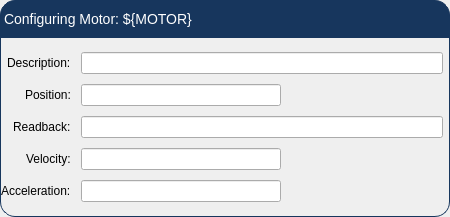
<?xml version="1.0" encoding="UTF-8"?>
<ui version="4.0">
 <class>Form</class>
 <widget class="QWidget" name="Form">
  <property name="geometry">
   <rect>
    <x>0</x>
    <y>0</y>
    <width>450</width>
    <height>217</height>
   </rect>
  </property>
  <property name="windowTitle">
   <string>Form</string>
  </property>
  <layout class="QVBoxLayout" name="verticalLayout">
   <property name="spacing">
    <number>0</number>
   </property>
   <property name="leftMargin">
    <number>0</number>
   </property>
   <property name="topMargin">
    <number>0</number>
   </property>
   <property name="rightMargin">
    <number>0</number>
   </property>
   <property name="bottomMargin">
    <number>0</number>
   </property>
   <item>
    <layout class="QGridLayout" name="gridLayout">
     <item row="0" column="0">
      <widget class="QLabel" name="label">
       <property name="styleSheet">
        <string notr="true">QLabel {
 qproperty-alignment: AlignCenter;
 border: 1px solid #FF17365D;
 border-top-left-radius: 15px;
 border-top-right-radius: 15px;
 background-color: #FF17365D;
 padding: 5px 0px;
 color: rgb(255, 255, 255);
 max-height: 25px;
 font-size: 14px;
}</string>
       </property>
       <property name="text">
        <string>Configuring Motor: ${MOTOR}</string>
       </property>
      </widget>
     </item>
     <item row="1" column="0">
      <widget class="QFrame" name="frame">
       <property name="styleSheet">
        <string notr="true">QFrame#frame{
     border: 1px solid #FF17365D;
     border-bottom-left-radius: 15px;
     border-bottom-right-radius: 15px;
}</string>
       </property>
       <property name="frameShape">
        <enum>QFrame::StyledPanel</enum>
       </property>
       <property name="frameShadow">
        <enum>QFrame::Raised</enum>
       </property>
       <layout class="QVBoxLayout" name="verticalLayout_2">
        <property name="spacing">
         <number>0</number>
        </property>
        <property name="leftMargin">
         <number>0</number>
        </property>
        <property name="topMargin">
         <number>0</number>
        </property>
        <property name="rightMargin">
         <number>0</number>
        </property>
        <property name="bottomMargin">
         <number>0</number>
        </property>
        <item>
         <layout class="QFormLayout" name="formLayout">
          <property name="labelAlignment">
           <set>Qt::AlignRight|Qt::AlignTrailing|Qt::AlignVCenter</set>
          </property>
          <property name="formAlignment">
           <set>Qt::AlignLeading|Qt::AlignLeft|Qt::AlignVCenter</set>
          </property>
          <property name="horizontalSpacing">
           <number>10</number>
          </property>
          <property name="verticalSpacing">
           <number>10</number>
          </property>
          <property name="topMargin">
           <number>6</number>
          </property>
          <property name="rightMargin">
           <number>6</number>
          </property>
          <property name="bottomMargin">
           <number>6</number>
          </property>
          <item row="0" column="0">
           <widget class="QLabel" name="label_2">
            <property name="text">
             <string>Description:</string>
            </property>
           </widget>
          </item>
          <item row="0" column="1">
           <widget class="PyDMLineEdit" name="PyDMLineEdit">
            <property name="toolTip">
             <string/>
            </property>
            <property name="channel" stdset="0">
             <string>ca://${MOTOR}.DESC</string>
            </property>
            <property name="displayFormat" stdset="0">
             <enum>PyDMLineEdit::String</enum>
            </property>
           </widget>
          </item>
          <item row="1" column="0">
           <widget class="QLabel" name="label_3">
            <property name="text">
             <string>Position:</string>
            </property>
           </widget>
          </item>
          <item row="1" column="1">
           <widget class="PyDMLineEdit" name="PyDMLineEdit_2">
            <property name="maximumSize">
             <size>
              <width>200</width>
              <height>16777215</height>
             </size>
            </property>
            <property name="toolTip">
             <string/>
            </property>
            <property name="showUnits" stdset="0">
             <bool>true</bool>
            </property>
            <property name="channel" stdset="0">
             <string>ca://${MOTOR}.VAL</string>
            </property>
            <property name="displayFormat" stdset="0">
             <enum>PyDMLineEdit::Decimal</enum>
            </property>
           </widget>
          </item>
          <item row="2" column="0">
           <widget class="QLabel" name="label_4">
            <property name="text">
             <string>Readback:</string>
            </property>
           </widget>
          </item>
          <item row="2" column="1">
           <widget class="PyDMLineEdit" name="PyDMLineEdit_3">
            <property name="toolTip">
             <string/>
            </property>
            <property name="showUnits" stdset="0">
             <bool>true</bool>
            </property>
            <property name="channel" stdset="0">
             <string>ca://${MOTOR}.RBV</string>
            </property>
            <property name="displayFormat" stdset="0">
             <enum>PyDMLineEdit::Decimal</enum>
            </property>
           </widget>
          </item>
          <item row="3" column="0">
           <widget class="QLabel" name="label_5">
            <property name="text">
             <string>Velocity:</string>
            </property>
           </widget>
          </item>
          <item row="3" column="1">
           <widget class="PyDMLineEdit" name="PyDMLineEdit_4">
            <property name="maximumSize">
             <size>
              <width>200</width>
              <height>16777215</height>
             </size>
            </property>
            <property name="toolTip">
             <string/>
            </property>
            <property name="showUnits" stdset="0">
             <bool>true</bool>
            </property>
            <property name="channel" stdset="0">
             <string>ca://${MOTOR}.VELO</string>
            </property>
            <property name="displayFormat" stdset="0">
             <enum>PyDMLineEdit::Decimal</enum>
            </property>
           </widget>
          </item>
          <item row="4" column="0">
           <widget class="QLabel" name="label_6">
            <property name="text">
             <string>Acceleration:</string>
            </property>
           </widget>
          </item>
          <item row="4" column="1">
           <widget class="PyDMLineEdit" name="PyDMLineEdit_5">
            <property name="maximumSize">
             <size>
              <width>200</width>
              <height>16777215</height>
             </size>
            </property>
            <property name="toolTip">
             <string/>
            </property>
            <property name="showUnits" stdset="0">
             <bool>true</bool>
            </property>
            <property name="channel" stdset="0">
             <string>ca://${MOTOR}.ACCL</string>
            </property>
            <property name="displayFormat" stdset="0">
             <enum>PyDMLineEdit::Decimal</enum>
            </property>
           </widget>
          </item>
         </layout>
        </item>
       </layout>
      </widget>
     </item>
    </layout>
   </item>
  </layout>
 </widget>
 <customwidgets>
  <customwidget>
   <class>PyDMLineEdit</class>
   <extends>QLineEdit</extends>
   <header>pydm.widgets.line_edit</header>
  </customwidget>
 </customwidgets>
 <resources/>
 <connections/>
</ui>
